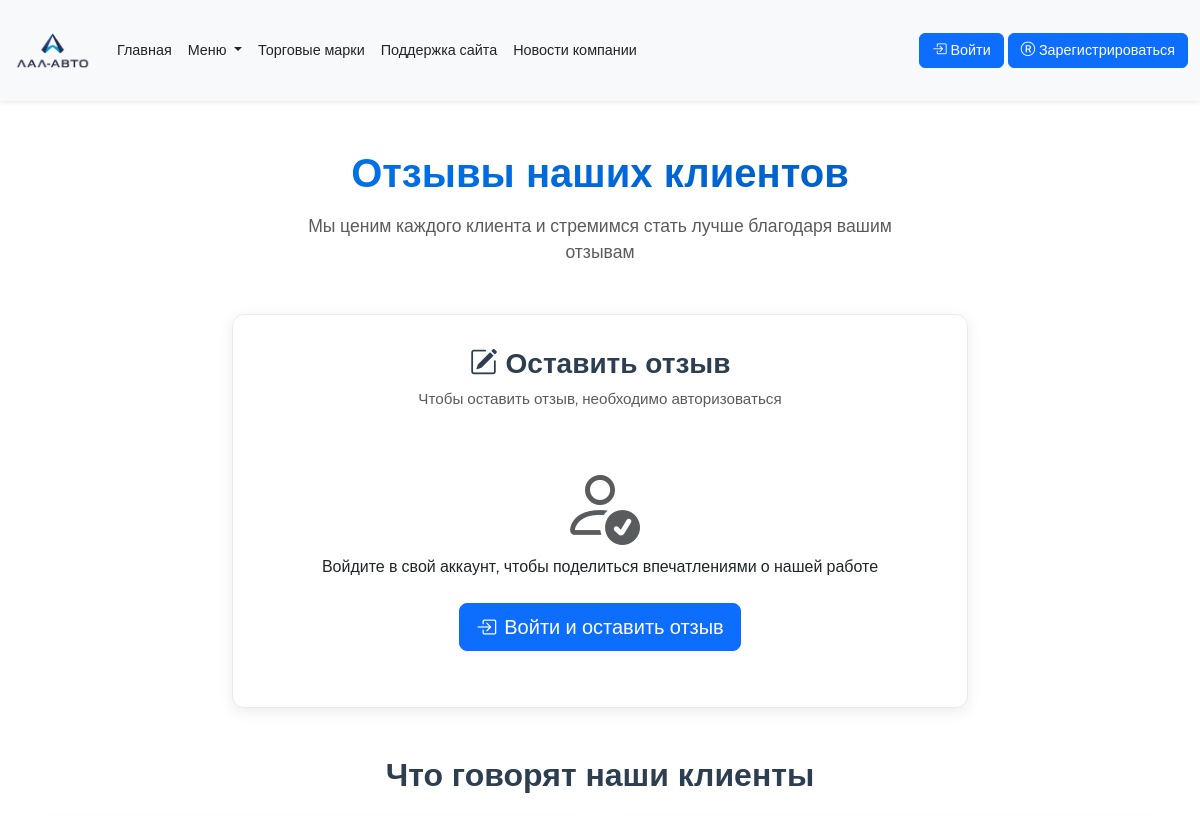
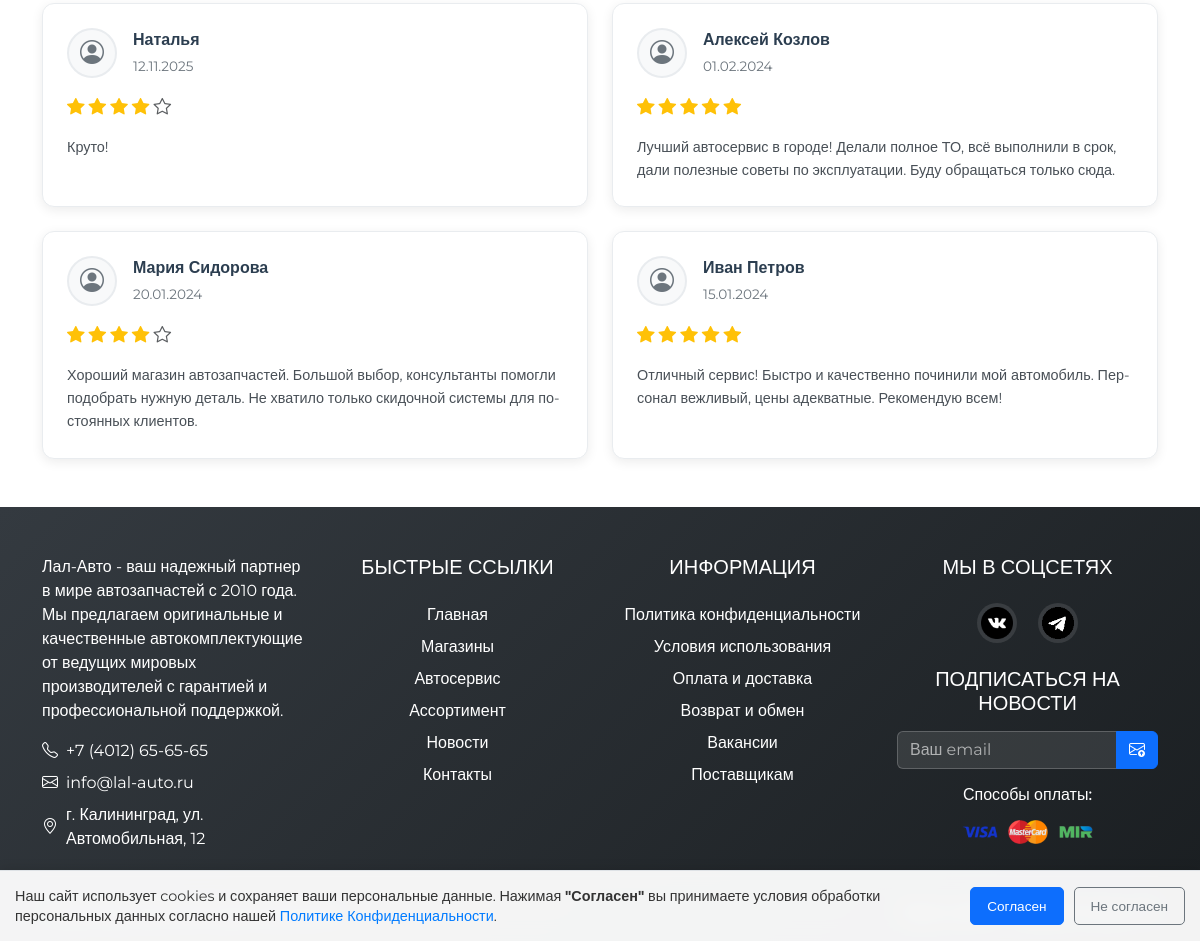
The app's page /includes/reviews.php with its own data (2 pictures, top to bottom).
### tables this page shows
CREATE TABLE `reviews` (
  `id` int(11) NOT NULL,
  `name` varchar(255) NOT NULL,
  `email` varchar(255) DEFAULT NULL,
  `rating` int(11) NOT NULL,
  `text` text NOT NULL,
  `status` enum('pending','approved','rejected') DEFAULT 'pending',
  `created_at` timestamp NULL DEFAULT CURRENT_TIMESTAMP,
  `updated_at` timestamp NULL DEFAULT CURRENT_TIMESTAMP ON UPDATE CURRENT_TIMESTAMP
);

### includes/reviews.php (the view, shortened to what this page needs)
<?php
require_once("../config/link.php");
$reviews_per_page = 4;
$current_page = isset($_GET['page']) ? (int)$_GET['page'] : 1;
$offset = ($current_page - 1) * $reviews_per_page;
$reviews_stmt = $conn->prepare("SELECT * FROM reviews WHERE status = 'approved' ORDER BY created_at DESC LIMIT ? OFFSET ?");
$reviews_stmt->bind_param("ii", $reviews_per_page, $offset);
$reviews_stmt->execute();
$reviews_result = $reviews_stmt->get_result();
$is_logged_in = isset($_SESSION['loggedin']) && $_SESSION['loggedin'] === true;
?>
<!DOCTYPE html>
<html lang="ru">
<head>
    <link rel="stylesheet" href="../css/bootstrap.min.css">
    <link rel="stylesheet" href="https://cdn.jsdelivr.net/npm/bootstrap-icons@1.11.1/font/bootstrap-icons.css">
    <link rel="stylesheet" href="../css/style.css">
    <link rel="stylesheet" href="../css/reviews-styles.css">
</head>
<body>
<?php
    require_once("header.php");
?>
<div class="container my-4">
    <div class="reviews-hero text-center mb-5" style="padding-top: 125px;">
        <h1 class="reviews-title display-5 mb-3">Отзывы наших клиентов</h1>
        <p class="reviews-subtitle text-muted">Мы ценим каждого клиента и стремимся стать лучше благодаря вашим отзывам</p>
    </div>
    <div class="row mb-5">
        <div class="col-lg-8 mx-auto">
            <?php
            if ($is_logged_in)
            {
            ?>
            <div class="review-form-container" id="reviewFormContainer">
                <div class="review-form-header text-center mb-4">
                    <h3 class="mb-2"><i class="bi bi-pencil-square me-2"></i>Оставить отзыв</h3>
                    <p class="text-muted mb-0">Поделитесь вашим опытом сотрудничества с нами</p>
                </div>
                <form id="reviewForm">
                    <div class="row">
                        <div class="col-md-6 mb-3">
                            <label for="reviewName" class="form-label fw-semibold">Ваше имя<span class="text-danger">*</span></label>
                            <input type="text" class="form-control" id="reviewName" required placeholder="Как к вам обращаться?">
                        </div>
                        <div class="col-md-6 mb-3">
                            <label for="reviewEmail" class="form-label fw-semibold">Email</label>
                            <input type="email" class="form-control" id="reviewEmail" placeholder="example@mail.com">
                        </div>
                    </div>
                    <div class="mb-3">
                        <label class="form-label fw-semibold">Оценка<span class="text-danger">*</span></label>
                        <div class="rating-container">
                            <div class="rating-stars">
                                <i class="bi bi-star rating-star" data-rating="1"></i>
                                <i class="bi bi-star rating-star" data-rating="2"></i>
                                <i class="bi bi-star rating-star" data-rating="3"></i>
                                <i class="bi bi-star rating-star" data-rating="4"></i>
                                <i class="bi bi-star rating-star" data-rating="5"></i>
                            </div>
                            <input type="hidden" id="ratingValue" name="rating" value="0">
                        </div>
                    </div>
                    <div class="mb-3">
                        <label for="reviewText" class="form-label fw-semibold">Текст отзыва<span class="text-danger">*</span></label>
                        <textarea class="form-control" id="reviewText" rows="4" required placeholder="Поделитесь вашими впечатлениями..."></textarea>
                    </div>
                    <div class="mb-4">
                        <div class="form-check">
                            <input type="checkbox" class="form-check-input" id="agreePolicy" required>
                            <label class="form-check-label small" for="agreePolicy">
                                Я согласен на обработку персональных данных
                            </label>
                        </div>
                    </div>
                    <button type="submit" class="btn btn-primary w-100 py-2 fw-semibold">
                        <i class="bi bi-send me-2"></i> Отправить отзыв
                    </button>
                </form>
            </div>
            <?php
            }
            else
            {
            ?>
            <div class="review-form-container text-center" id="loginToReview">
                <div class="review-form-header text-center mb-4">
                    <h3 class="mb-2"><i class="bi bi-pencil-square me-2"></i>Оставить отзыв</h3>
                    <p class="text-muted mb-3">Чтобы оставить отзыв, необходимо авторизоваться</p>
                </div>
                <div class="py-4">
                    <i class="bi bi-person-check display-1 text-muted mb-3"></i>
                    <p class="mb-4">Войдите в свой аккаунт, чтобы поделиться впечатлениями о нашей работе</p>
                    <button type="button" class="btn btn-primary btn-lg" data-bs-toggle="modal" data-bs-target="#loginModal" onclick="setReviewRedirect()">
                        <i class="bi bi-box-arrow-in-right me-2"></i>Войти и оставить отзыв
                    </button>
                </div>
            </div>
            <?php
            }
            ?>
        </div>
    </div>
    <div class="reviews-section mb-5">
        <h2 class="section-title text-center mb-4">Что говорят наши клиенты</h2>
        <div class="row g-4" id="reviewsContainer">
            <?php
            if ($reviews_result->num_rows > 0)
            {
                $animation_delay = 0;
                while($review = $reviews_result->fetch_assoc())
                {
                    $animation_delay += 0.1;
            ?>
                <div class="col-md-6">
                    <div class="review-card" style="animation-delay: <?php echo $animation_delay; ?>s">
                        <div class="review-header">
                            <div class="review-avatar">
                                <i class="bi bi-person-circle"></i>
                            </div>
                            <div class="review-info">
                                <div class="review-author"><?php echo htmlspecialchars($review['name']); ?></div>
                                <div class="review-date"><?php echo date('d.m.Y', strtotime($review['created_at'])); ?></div>
                            </div>
                        </div>
                        <div class="review-rating">
                            <?php
                            for($i = 1; $i <= 5; $i++)
                            {
                                if ($i <= $review['rating'])
                                {
                                    echo '<i class="bi bi-star-fill text-warning"></i>';
                                }
                                else
                                {
                                    echo '<i class="bi bi-star text-muted"></i>';
                                }
                            }
                            ?>
                        </div>
                        <div class="review-text">
                            <p><?php echo nl2br(htmlspecialchars($review['text'])); ?></p>
                        </div>
                    </div>
                </div>
            <?php
                }
            }
            ?>
        </div>
    </div>
</div>
<?php
    require_once("footer.php");
?>
</body>
</html>

### records on screen
reviews: name "Наталья", created_at "12.11.2025", rating 4 (drawn), text "Круто!"
reviews: name "Алексей Козлов", created_at "01.02.2024", rating 5 (drawn), text "Лучший автосервис в городе! Делали полное ТО, всё выполнили в срок, дали полезные советы по эксплуатации. Буду обращаться только сюда."
reviews: name "Мария Сидорова", created_at "20.01.2024", rating 4 (drawn), text "Хороший магазин автозапчастей. Большой выбор, консультанты помогли подобрать нужную деталь. Не хватило только скидочной системы для постоянных клиентов."
reviews: name "Иван Петров", created_at "15.01.2024", rating 5 (drawn), text "Отличный сервис! Быстро и качественно починили мой автомобиль. Персонал вежливый, цены адекватные. Рекомендую всем!"
